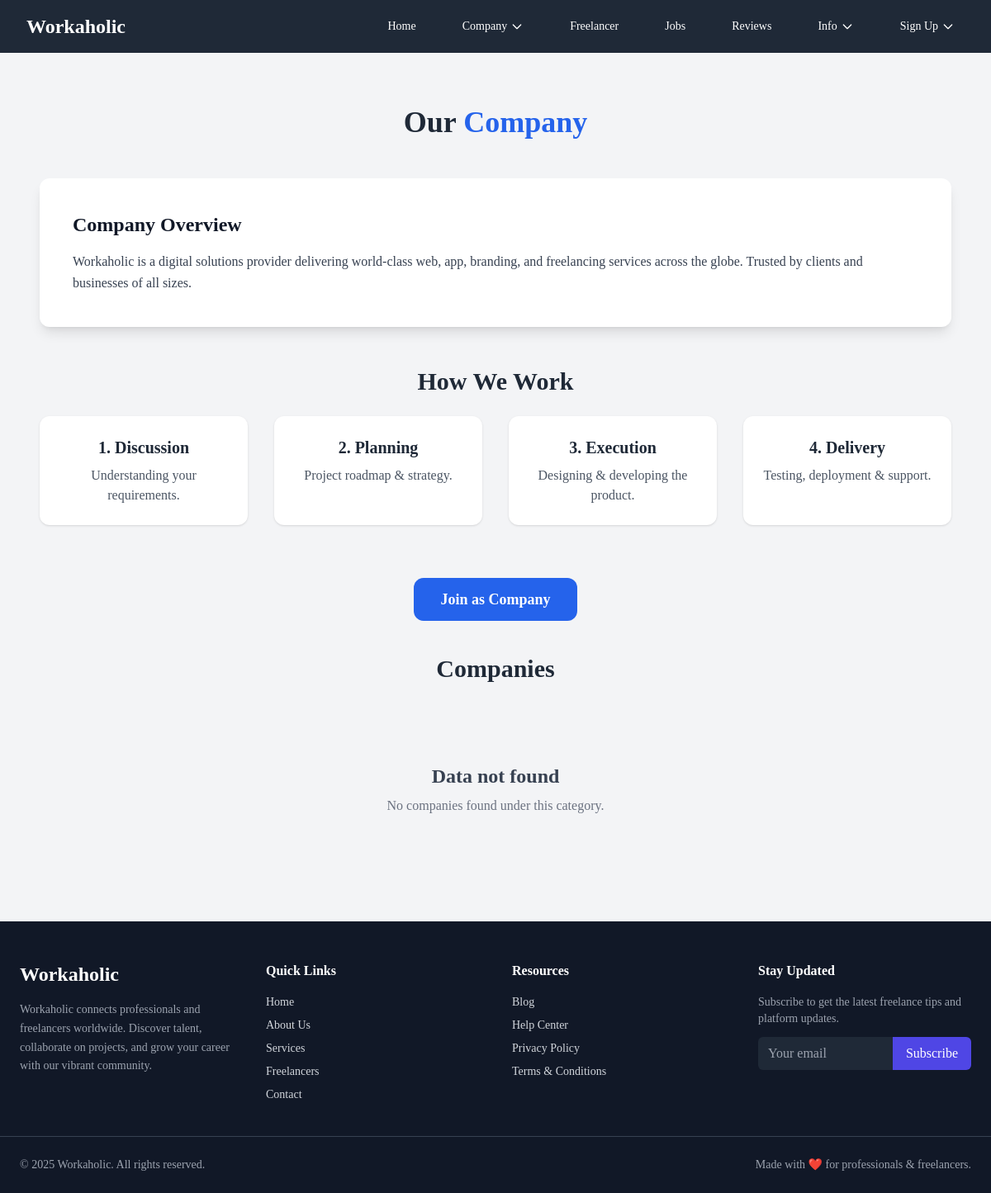
/company.php, run on an earlier commit of the app's database.
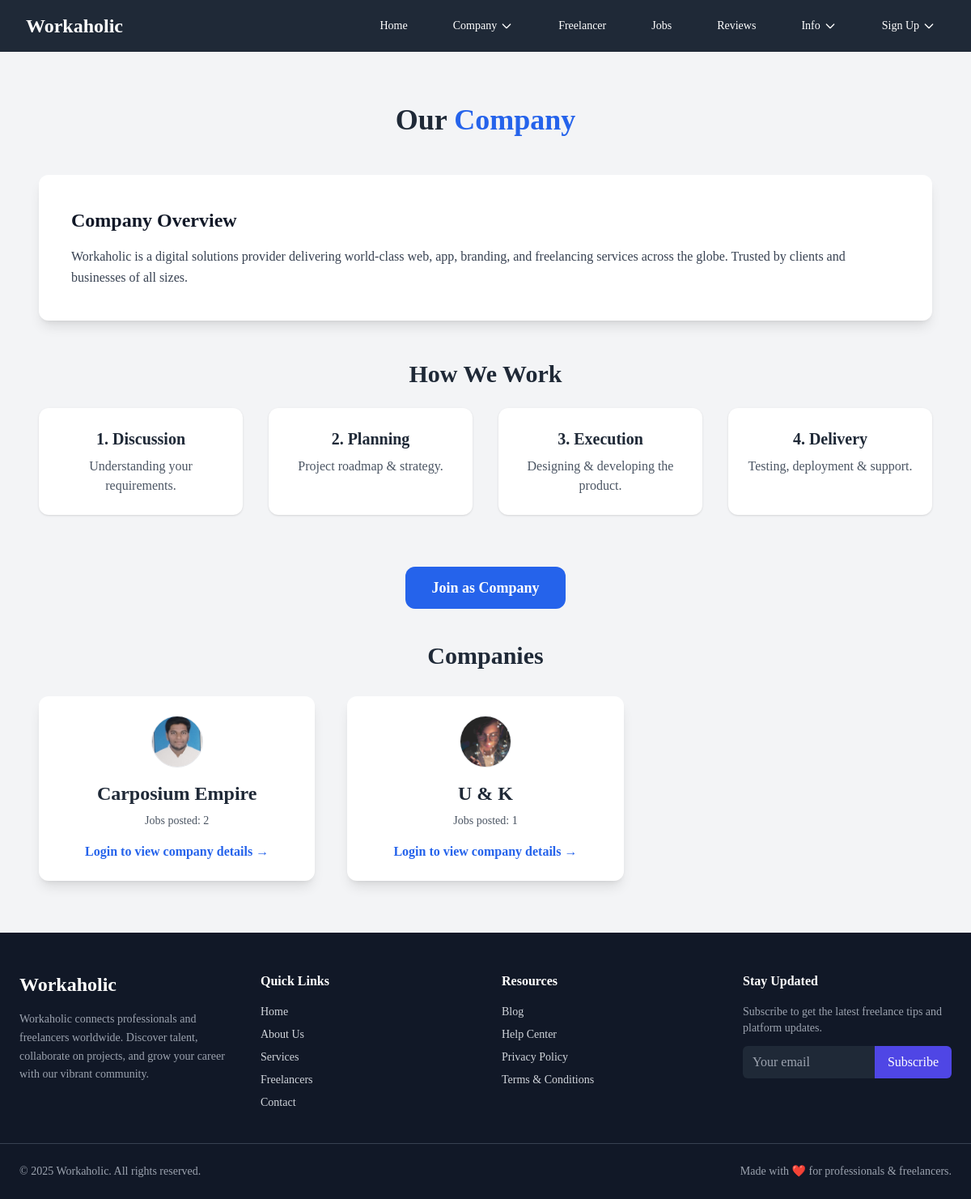
And on a later commit of the database.
### tables this page shows
CREATE TABLE `companies` (
  `company_id` int(11) NOT NULL,
  `user_id` int(11) NOT NULL,
  `company_name` varchar(255) NOT NULL,
  `company_address` text NOT NULL,
  `company_description` text NOT NULL,
  `company_website` varchar(255) NOT NULL,
  `category_id` int(255) NOT NULL,
  `created_at` timestamp NOT NULL DEFAULT current_timestamp() ON UPDATE current_timestamp()
);

CREATE TABLE `users` (
  `user_id` int(11) NOT NULL,
  `username` varchar(255) NOT NULL,
  `user_email` varchar(255) NOT NULL,
  `role` enum('company','freelancer') NOT NULL,
  `user_phone` varchar(255) NOT NULL,
  `user_password` varchar(255) NOT NULL,
  `profile_img` varchar(255) NOT NULL,
  `created_at` timestamp NOT NULL DEFAULT current_timestamp() ON UPDATE current_timestamp()
);

### company.php (the view, shortened to what this page needs)
<?php
include 'header.php';
include 'config.php';
$categoryFilter = "";
?>
<section class="bg-gray-100 py-16">
    <div class="max-w-6xl mx-auto px-6">
        <?php if (!isset($_SESSION['role']) || $_SESSION['role'] !== 'freelancer') { ?>
            <h1 class="text-4xl font-extrabold text-center mb-12">
                Our <span class="text-blue-600">Company</span>
            </h1>
            <div class="bg-white shadow-lg p-10 rounded-xl mb-12">
                <h2 class="text-2xl font-bold text-gray-900 mb-4">Company Overview</h2>
                <p class="text-gray-700 leading-relaxed">
                    Workaholic is a digital solutions provider delivering world-class web,
                    app, branding, and freelancing services across the globe. Trusted by
                    clients and businesses of all sizes.
                </p>
            </div>
            <h2 class="text-3xl font-bold text-center mb-6">How We Work</h2>
            <div class="grid md:grid-cols-4 gap-8">
                <div class="bg-white shadow p-6 rounded-xl text-center">
                    <h3 class="font-bold text-xl mb-2">1. Discussion</h3>
                    <p class="text-gray-600">Understanding your requirements.</p>
                </div>
                <div class="bg-white shadow p-6 rounded-xl text-center">
                    <h3 class="font-bold text-xl mb-2">2. Planning</h3>
                    <p class="text-gray-600">Project roadmap & strategy.</p>
                </div>
                <div class="bg-white shadow p-6 rounded-xl text-center">
                    <h3 class="font-bold text-xl mb-2">3. Execution</h3>
                    <p class="text-gray-600">Designing & developing the product.</p>
                </div>
                <div class="bg-white shadow p-6 rounded-xl text-center">
                    <h3 class="font-bold text-xl mb-2">4. Delivery</h3>
                    <p class="text-gray-600">Testing, deployment & support.</p>
                </div>
            </div>
            <div class="text-center mt-16">
                <a href="register.php"
                    class="inline-block bg-blue-600 text-white px-8 py-3 rounded-xl text-lg font-semibold hover:bg-blue-700">
                    Join as Company
                </a>
            </div>
        <?php } ?>
        <?php
        $sql = "
        SELECT c.*,
               COUNT(j.jobs_id) AS job_count,
               u.profile_img,
               cat.category_name
        FROM companies c
        LEFT JOIN jobs j ON j.company_id = c.company_id
        JOIN users u ON u.user_id = c.user_id
        JOIN categories cat ON cat.category_id = c.category_id
        $categoryFilter
        GROUP BY c.company_id
        ORDER BY job_count DESC, c.created_at DESC
    ";
        $companies = mysqli_query($conn, $sql);
        ?>
        <h2 class="text-3xl font-bold text-center mt-10 mb-8">Companies</h2>
        <div class="grid md:grid-cols-3 gap-10 text-center">
            <?php if (mysqli_num_rows($companies) > 0) { ?>
                <?php while ($row = mysqli_fetch_assoc($companies)) { ?>
                    <div class="bg-white shadow-lg p-6 rounded-xl">
                        <?php
                        $img = !empty($row['profile_img']) ? $row['profile_img'] : 'Images/default.png';
                        ?>
                        <div class="mb-4 flex justify-center">
                            <img src="<?php echo htmlspecialchars($img); ?>"
                                class="w-16 h-16 rounded-full object-cover border">
                        </div>
                        <h3 class="text-2xl font-bold mb-2"><?php echo htmlspecialchars($row['company_name']); ?></h3>
                        <p class="text-gray-600 mb-1 text-sm">
                            Jobs posted: <?php echo (int)$row['job_count']; ?>
                        </p>
                        <div class="mt-4">
                            <?php if (isset($_SESSION['user_id'])) { ?>
                                <a href="company_details.php?id=<?php echo (int)$row['company_id']; ?>"
                                    class="bg-blue-600 hover:bg-blue-700 text-white px-5 py-2 rounded-lg inline-block">
                                    View Details →
                                </a>
                            <?php } else { ?>
                                <a href="login.php"
                                    class="text-blue-600 font-semibold hover:underline">
                                    Login to view company details →
                                </a>
                            <?php } ?>
                        </div>
                    </div>
                <?php } ?>
            <?php } else { ?>
                <div class="col-span-full text-center py-16">
                    <h3 class="text-2xl font-bold text-gray-700">
                        Data not found
                    </h3>
                    <p class="text-gray-500 mt-2">
                        No companies found under this category.
                    </p>
                </div>
            <?php } ?>
        </div>
    </div>
</section>
<?php include 'footer.php'; ?>
</body>

### header.php (shortened to what this page needs)
<!DOCTYPE html>
<html lang="en">
<head>
    <script src="https://cdn.tailwindcss.com"></script>
</head>
<?php include 'nav.php'; ?>
<body class="bg-gray-50 text-gray-800 font-['Montserrat']">

### nav.php (shortened to what this page needs)
<nav class="bg-gray-800 text-white">
    <div class="max-w-7xl mx-auto px-4 sm:px-6 lg:px-8">
        <div class="flex justify-between h-16 items-center">
            <a href="index.php" class="text-2xl font-bold hover:text-indigo-400">Workaholic</a>
            <div class="hidden md:flex space-x-8 items-center">
                <a href="index.php" class="hover:text-indigo-400 px-3 py-2 text-sm font-medium">Home</a>
                <div class="relative group">
                    <button class="hover:text-indigo-400 px-3 py-2 text-sm font-medium flex items-center">
                        Company
                        <svg class="w-4 h-4 ml-1" fill="none" stroke="currentColor" viewBox="0 0 24 24">
                            <path stroke-linecap="round" stroke-linejoin="round" stroke-width="2"
                                d="M19 9l-7 7-7-7" />
                        </svg>
                    </button>
                </div>
                <a href="freelancer.php" class="hover:text-indigo-400 px-3 py-2 text-sm font-medium">Freelancer</a>
                <a href="job_view.php" class="hover:text-indigo-400 px-3 py-2 text-sm font-medium">Jobs</a>
                <a href="review.php" class="hover:text-indigo-400 px-3 py-2 text-sm font-medium">Reviews</a>
                <div class="relative group">
                    <button class="hover:text-indigo-400 px-3 py-2 text-sm font-medium flex items-center">
                        Info
                        <svg class="w-4 h-4 ml-1" fill="none" stroke="currentColor" viewBox="0 0 24 24">
                            <path stroke-linecap="round" stroke-linejoin="round" stroke-width="2"
                                d="M19 9l-7 7-7-7" />
                        </svg>
                    </button>
                </div>
                <?php if (isset($_SESSION['user_id']) || isset($_SESSION['admin_id'])): ?>
                    <div class="relative group">
                        <button class="hover:text-indigo-400 px-3 py-2 text-sm font-medium flex items-center">
                            <?php
                            $displayName = $_SESSION['username'] ?? 'Profile';
                            echo htmlspecialchars($displayName);
                            ?>
                            <svg class="w-4 h-4 ml-1" fill="none" stroke="currentColor" viewBox="0 0 24 24">
                                <path stroke-linecap="round" stroke-linejoin="round" stroke-width="2"
                                    d="M19 9l-7 7-7-7" />
                            </svg>
                        </button>
                        <div class="absolute right-0 top-full w-40 bg-gray-700 rounded-md shadow-lg
                        hidden group-hover:block hover:flex flex-col">
                            <a href="profile.php"
                                class="block px-4 py-2 text-sm hover:bg-indigo-500 hover:text-white hover:rounded-md">
                                Profile
                            </a>
                            <a href="logout.php"
                                class="block px-4 py-2 text-sm hover:bg-indigo-500 hover:text-white hover:rounded-md">
                                Logout
                            </a>
                        </div>
                    </div>
                <?php else: ?>
                    <div class="relative group">
                        <button class="hover:text-indigo-400 px-3 py-2 text-sm font-medium flex items-center">
                            Sign Up
                            <svg class="w-4 h-4 ml-1" fill="none" stroke="currentColor" viewBox="0 0 24 24">
                                <path stroke-linecap="round" stroke-linejoin="round" stroke-width="2"
                                    d="M19 9l-7 7-7-7" />
                            </svg>
                        </button>
                    </div>
                <?php endif; ?>
            </div>
        </div>
    </div>
</nav>

### footer.php (shortened to what this page needs)
<footer class="bg-gray-900 text-gray-300 pt-12">
    <div class="max-w-7xl mx-auto px-6 grid grid-cols-1 md:grid-cols-4 gap-10">
        <div>
            <h2 class="text-2xl font-bold text-white mb-4">Workaholic</h2>
            <p class="text-gray-400 text-sm leading-relaxed">
                Workaholic connects professionals and freelancers worldwide.
                Discover talent, collaborate on projects, and grow your career
                with our vibrant community.
            </p>
        </div>
        <div>
            <h3 class="text-white font-semibold mb-4">Quick Links</h3>
            <ul class="space-y-2 text-sm">
                <li><a href="index.php" class="hover:text-indigo-400">Home</a></li>
                <li><a href="about.php" class="hover:text-indigo-400">About Us</a></li>
                <li><a href="#" class="hover:text-indigo-400">Services</a></li>
                <li><a href="#" class="hover:text-indigo-400">Freelancers</a></li>
                <li><a href="contact.php" class="hover:text-indigo-400">Contact</a></li>
            </ul>
        </div>
        <div>
            <h3 class="text-white font-semibold mb-4">Resources</h3>
            <ul class="space-y-2 text-sm">
                <li><a href="#" class="hover:text-indigo-400">Blog</a></li>
                <li><a href="#" class="hover:text-indigo-400">Help Center</a></li>
                <li><a href="#" class="hover:text-indigo-400">Privacy Policy</a></li>
                <li><a href="#" class="hover:text-indigo-400">Terms & Conditions</a></li>
            </ul>
        </div>
        <div>
            <h3 class="text-white font-semibold mb-4">Stay Updated</h3>
            <p class="text-gray-400 text-sm mb-3">
                Subscribe to get the latest freelance tips and platform updates.
            </p>
            <form class="flex">
                <input type="email" placeholder="Your email"
                    class="w-full px-3 py-2 rounded-l-md bg-gray-800 text-gray-200 focus:outline-none focus:ring-2 focus:ring-indigo-500">
                <button type="submit"
                    class="bg-indigo-600 hover:bg-indigo-700 text-white px-4 py-2 rounded-r-md">
                    Subscribe
                </button>
            </form>
        </div>
    </div>
    <div class="border-t border-gray-700 mt-10"></div>
    <div class="max-w-7xl mx-auto px-6 py-6 flex flex-col md:flex-row items-center justify-between text-sm text-gray-400">
        <p>© 2025 Workaholic. All rights reserved.</p>
        <p>Made with ❤️ for professionals & freelancers.</p>
    </div>
</footer>
</html>

What changed in the data, as far as the page shows it:
now on this page (row edited): companies: user.profile_img (picture), company_name "Carposium Empire", job_count "2"
added companies: user.profile_img (picture), company_name "U & K", job_count "1"
Also different on the page:
text no longer shown: "Data not found No companies found under this category."
